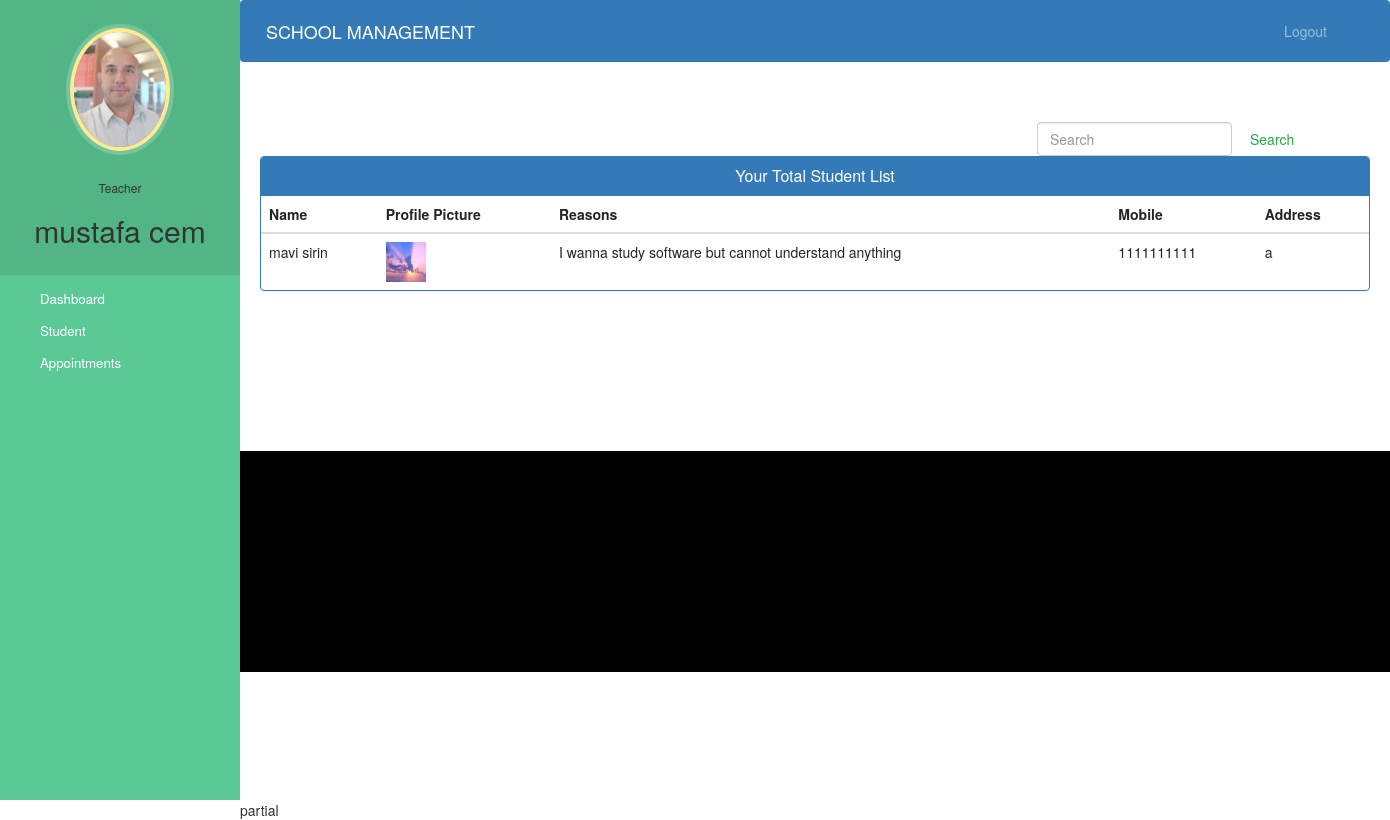
The page /teacher-view-student (signed in) on the database its author committed.
### school/models.py (models this page shows, shortened)
class Teacher(models.Model):
    user=models.OneToOneField(User,on_delete=models.CASCADE)
    profile_pic= models.ImageField(upload_to='profile_pic/TeacherProfilePic/',null=True,blank=True)
    address = models.CharField(max_length=40)
    mobile = models.CharField(max_length=20,null=True)
    department= models.CharField(max_length=50,choices=departments,default='Mathematics')
    status=models.BooleanField(default=False)

class Student(models.Model):
    user=models.OneToOneField(User,on_delete=models.CASCADE)
    profile_pic= models.ImageField(upload_to='profile_pic/StudentProfilePic/',null=True,blank=True)
    address = models.CharField(max_length=40)
    mobile = models.CharField(max_length=20,null=False)
    symptoms = models.CharField(max_length=100,null=False)
    assignedTeacherId = models.PositiveIntegerField(null=True)
    admitDate=models.DateField(auto_now=True)
    status=models.BooleanField(default=False)
    @property
    def get_name(self):
        return self.user.first_name+" "+self.user.last_name

### school/views.py (the view)
# urls.py: path('teacher-view-student', views.teacher_view_student_view,name='teacher-view-student'),
@login_required(login_url='teacherlogin')
@user_passes_test(is_teacher)
def teacher_view_student_view(request):
    students=models.Student.objects.all().filter(status=True,assignedTeacherId=request.user.id)
    teacher=models.Teacher.objects.get(user_id=request.user.id) #for profile picture of teacher in sidebar
    return render(request,'school/teacher_view_student.html',{'students':students,'teacher':teacher})

### school/views.py (called while the page is built)
def is_teacher(user):
    return user.groups.filter(name='TEACHER').exists()

### templates/school/teacher_view_student.html (shortened to what this page needs)
{% extends 'school/teacher_base.html' %}
{% block content %}
{%load static%}
<head>
  <link href="//netdna.bootstrapcdn.com/bootstrap/3.0.0/css/bootstrap.min.css" rel="stylesheet" id="bootstrap-css">
</head>
<div class="container">
    <form  action="/search" method="get" style="margin-left:70%;" class="form-inline my-2 my-lg-0">
      <input class="form-control mr-sm-2" type="search" placeholder="Search" name="query" id="query" aria-label="Search">
      <button class="btn btn-outline-success my-2 my-sm-0" type="submit">Search</button>
    </form>
  {% if students %}
  <div class="panel panel-primary">
    <div class="panel-heading">
      <h6 class="panel-title">Your Total Student List</h6>
    </div>
    <table class="table table-hover" id="dev-table">
      <thead>
        <tr>
          <th>Name</th>
          <th>Profile Picture</th>
          <th>Reasons</th>
          <th>Mobile</th>
          <th>Address</th>
        </tr>
      </thead>
      {% for p in students %}
      <tr>
        <td> {{p.get_name}}</td>
        <td> <img src="{% static p.profile_pic.url %}" alt="Profile Pic" height="40px" width="40px" /></td>
        <td>{{p.symptoms}}</td>
        <td>{{p.mobile}}</td>
        <td>{{p.address}}</td>
      </tr>
      {% endfor %}
    </table>
  </div>
  {%else%}
  <br><br><br>
  <h4 style="text-align: center;color: red;">No Student Found !!!</h4>
  {% endif %}
</div>
{% endblock content %}

### templates/school/teacher_base.html (shortened to what this page needs)
<!DOCTYPE html>
{% load static %}
<html lang="en">
<head>
  <link rel="stylesheet" href="https://stackpath.bootstrapcdn.com/bootstrap/4.3.1/css/bootstrap.min.css">
  <link rel="stylesheet" href="https://maxcdn.bootstrapcdn.com/font-awesome/4.7.0/css/font-awesome.min.css">
</head>
<body>
  <nav class="menu" tabindex="0">
    <header class="avatar">
      <img src="{% static teacher.profile_pic.url %}" alt="Profile Pic" />
      <br><br>
      <h6>Teacher</h6>
      <h2>{{request.user.first_name}}</h2>
    </header>
    <ul>
      <li tabindex="0" class="icon-dashboard"> <a style="color:white; text-decoration:none;" href="/teacher-dashboard"><span>Dashboard</span></a> </li>
      <li tabindex="0" class="icon-users"> <a style="color:white; text-decoration:none;" href="/teacher-student"><span>Student</span></a></li>
      <li tabindex="0" class="icon-calendar"> <a style="color:white; text-decoration:none;" href="/teacher-appointment"><span>Appointments</span></a></li>
    </ul>
  </nav>
  <main>
    <div class="bs-example">
      <nav class="navbar navbar-expand-md  navbar-dark fixed-top" style="background:#337AB7;">
        <a href="/teacher-dashboard" class="navbar-brand">SCHOOL MANAGEMENT</a>
        <div class="collapse navbar-collapse justify-content-between" id="navbarCollapse">
          <div class="navbar-nav" style=" margin-left: 90%;">
            <a href="/logout" class="nav-item nav-link">Logout</a>
          </div>
        </div>
      </nav>
    </div>
    <br><br>
    {% block content %}
    {% endblock content %}
    <br><br><br><br><br><br><br>
    <footer>
      <br>
      <div class="container">
        <div class="row">
          <div class="col-md-12 col-sm-12">
          </div>
        </div>
      </div>
    </footer>
  </main>
   partial
</body>
</html>

### templates/school/teacher_base.html (style rules this page uses)
a:link { text-decoration: none; }
a { color: white; }
footer { padding: 0px 0px 0px 0px; background-color: black; margin: 0px; }
body { padding-left: 240px; }
main { position: relative; height: 100vh; }
.menu { background: #5bc995; height: 100vh; width: 240px; position: fixed; top: 0px; left: 0; z-index: 5; outline: none; }
.menu .avatar { background: rgba(0, 0, 0, 0.1); padding: 2em 0.5em; text-align: center; }
.menu .avatar img { width: 100px; border-radius: 50%; overflow: hidden; border: 4px solid #ffea92; box-shadow: 0 0 0 4px rgba(255, 255, 255, 0.2); }
.menu .avatar h2 { font-weight: normal; margin-bottom: 0; }
.menu ul { list-style: none; padding: 0.5em 0; margin: 0; }
.menu ul li { padding: 0.5em 1em 0.5em 3em; font-size: 0.95em; font-weight: regular; background-repeat: no-repeat; background-position: left 15px center; background-size: auto 20px; transition: all 0.15s linear; cursor: pointer; }
.menu ul li.icon-dashboard { background-image: url("http://www.entypo.com/images//gauge.svg"); }
.menu ul li.icon-users { background-image: url("http://www.entypo.com/images//users.svg"); }
.menu ul li.icon-calendar { background-image: url("http://www.entypo.com/images//calendar.svg"); }

### templates/school/teacher_view_student.html (style rules this page uses)
a:link { text-decoration: none; }
h6 { text-align: center; }
.row { margin: 100px; }

### rows shown on the page
Teacher: profile_pic (picture)
Student: get_name "mavi sirin", profile_pic (picture), symptoms "I wanna study software but cannot understand anything", mobile "1111111111", address "a"

### other values the page prints
{{ request.user.first_name }} "mustafa cem"
